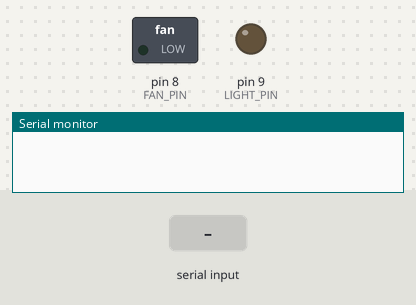
Simulated run of this sketch. Board: Arduino Uno, built with avr-gcc and run on an emulated ATmega328P. Shown: switched loads named in the sketch (green lamp = pin HIGH), output pins drawn as LEDs (lit = HIGH), the last lines printed to the serial monitor. The inputs (shaded band) are chosen by the test bench.

Above: at 1.2 s.
1.3 s: "fan on" received over Serial
At 2.6 s:
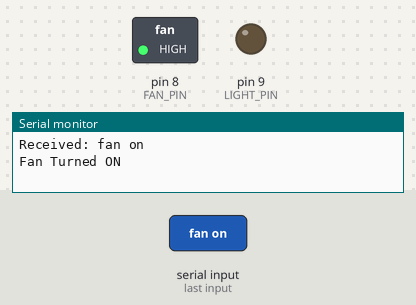
3.8 s: "light on" received over Serial
At 5.8 s:
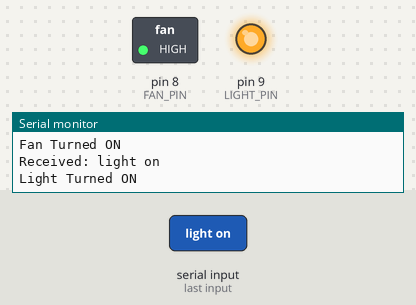
6.3 s: "fan of" received over Serial
At 7.6 s:
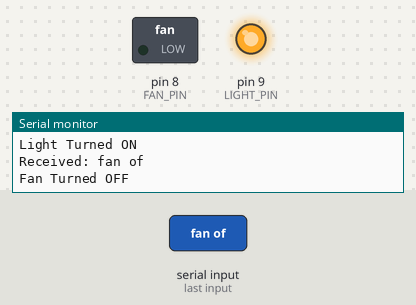
Timing chart, 0 to 9.3 s (numbered marks = the images above; inputs shaded):
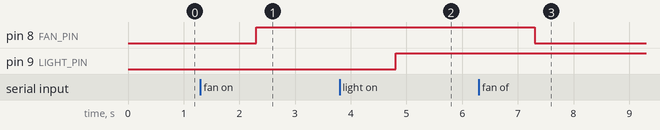

Measured:
- after the input at 1.3 s, pin 8 (FAN_PIN): LOW → HIGH after 1.0 s
- after the input at 3.8 s, pin 9 (LIGHT_PIN): LOW → HIGH after 1.0 s
- after the input at 6.3 s, pin 8 (FAN_PIN): HIGH → LOW after 1.0 s

The sketch:

fTurnOffOn.ino
```cpp
#define FAN_PIN 8
#define LIGHT_PIN 9

void setup() {
  pinMode(FAN_PIN, OUTPUT);
  pinMode(LIGHT_PIN, OUTPUT);

  digitalWrite(FAN_PIN, LOW);
  digitalWrite(LIGHT_PIN, LOW);

  Serial.begin(9600);
}

void loop() {

  if (Serial.available()) {

    String c = Serial.readString();   // Read full string
    c.trim();                         // Remove \r \n and spaces

    Serial.print("Received: ");
    Serial.println(c);

    // FAN CONTROL
    if (c == "fan on") {
      digitalWrite(FAN_PIN, HIGH);
      Serial.println("Fan Turned ON");
    }
    else if (c == "fan of" || c == "fan off") {
      digitalWrite(FAN_PIN, LOW);
      Serial.println("Fan Turned OFF");
    }

    // LIGHT CONTROL
    else if (c == "light on") {
      digitalWrite(LIGHT_PIN, HIGH);
      Serial.println("Light Turned ON");
    }
    else if (c == "light of" || c == "light off") {
      digitalWrite(LIGHT_PIN, LOW);
      Serial.println("Light Turned OFF");
    }
    else {
      Serial.println("Invalid Command");
    }
  }
}
```
